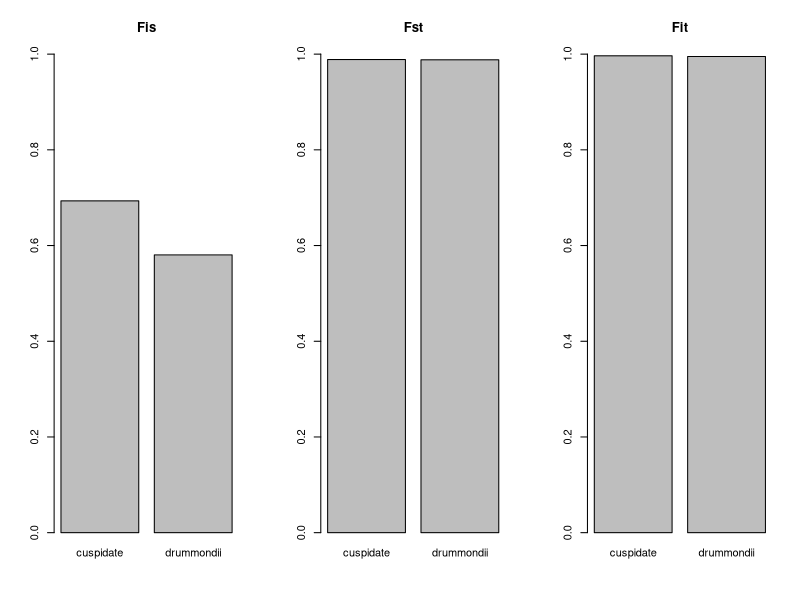

Here is the R script that generated this plot:
# Gates Dupont  #
# 4100 Prelim 2 #
# F18           #
# # # # # # # # #

#------------------------------------QUESTION 2a------------------------------------

#----Setting up populations----
cuspidate = data.frame(
  subpop = 1:43,
  p = c(rep(1,40), 0.49, 0.83, 0.91), # allele frequency
  H0 = c(rep(0,40), 0.17, 0.06, 0.06)
)

drummondii = data.frame(
  subpop = 1:73,
  p = c(rep(1, 66), 0.86, 0.8, 0.7, 0.96, 0.96, 0.73, 0.91),
  H0 = c(rep(0, 66), 0.06, 0.12, 0.2, 0.03, 0.09, 0.15, 0.06)
)

#----Calculating expected H----
cuspidate$He = 2 * cuspidate$p * (1-cuspidate$p)
drummondii$He = 2 * drummondii$p * (1-drummondii$p)
# Could also do equation 6 on review guide?

#----H stats for each pop----
H0.c = mean(cuspidate$H0) # Observed H
Hs.c = mean(cuspidate$He) # Metapopulation (total) expected H
Ht.c = mean(2*(cuspidate$p^2)) # Subpopulation expected H

H0.d = mean(drummondii$H0) 
Hs.d = mean(drummondii$He)
Ht.d = mean(2*(drummondii$p^2))

#----cuspidate F stats----
Fis.c = 1 - (H0.c / Hs.c) # Within-subpop H
Fst.c = 1 - (Hs.c / Ht.c) # Metapop H
Fit.c = Fis.c + Fst.c - Fis.c * Fst.c # Total / at both levels

#----drummondii F stats----
Fis.d = 1 - (H0.d / Hs.d)
Fst.d = 1 - (Hs.d / Ht.d)
Fit.d = Fis.d + Fst.d - Fis.d * Fst.d 

par(mfrow=c(1,3))
barplot(c(Fis.c, Fis.d), names.arg = c("cuspidate", "drummondii"), main="Fis", ylim=c(0,1))
barplot(c(Fst.c, Fst.d), names.arg = c("cuspidate", "drummondii"), main="Fst", ylim=c(0,1))
barplot(c(Fit.c, Fit.d), names.arg = c("cuspidate", "drummondii"), main="Fit", ylim=c(0,1))

#------------------------------------QUESTION 2b------------------------------------

#----Calculating Nem----
Ne_m.d = 0.25*((1/Fst.d)-1)

#------------------------------------QUESTION 2c------------------------------------

#----Calculating Ne----
Ne.d = Ne_m.d/0.1
